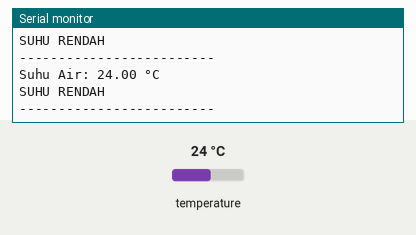
Bench run of a sketch on a simulated Arduino Uno, built with avr-gcc and run on an emulated ATmega328P. Parts: the last lines printed to the serial monitor. The test bench sets the inputs (shaded band); at power-on: temperature 24 °C.

Above: at 3.3 s.
3.4 s: temperature set to 28 °C
At 5.2 s:
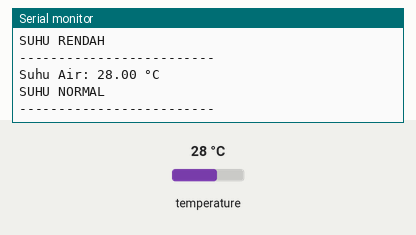
7.5 s: temperature set to 33 °C
At 9.0 s:
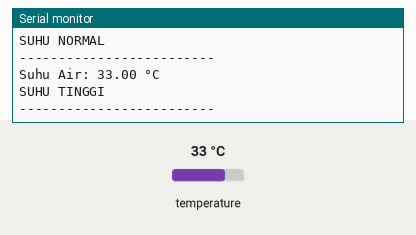
Timing chart, 0 to 10.5 s (numbered marks = the images above; inputs shaded):
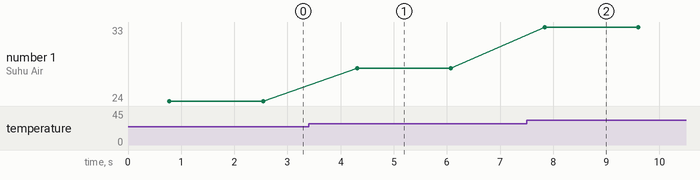

Measured:
- after the input at 3.4 s, the serial monitor: prints a new line after 0.91 s (image 1)
- after the input at 7.5 s, the serial monitor: prints a new line after 0.34 s (image 2)
- plotted number 1: 24 → 28 after the input at 3.4 s, 28 → 33 after the input at 7.5 s

The sketch:

suhu.ino
```cpp
#include <OneWire.h>
#include <DallasTemperature.h>

#define ONE_WIRE_BUS 13

OneWire oneWire(ONE_WIRE_BUS);
DallasTemperature sensors(&oneWire);

void setup() {
  Serial.begin(9600);
  sensors.begin();

  Serial.println("Sensor DS18B20");
  Serial.println("-------------------------");
}

void loop() {
  sensors.requestTemperatures();

  float suhu = sensors.getTempCByIndex(0);

  if (suhu == DEVICE_DISCONNECTED_C) {
    Serial.println("DS18B20 TIDAK TERDETEKSI!");
  }
  else {
    Serial.print("Suhu Air: ");
    Serial.print(suhu);
    Serial.println(" °C");

    if (suhu > 30) {
      Serial.println("SUHU TINGGI");
    }
    else if (suhu <= 26) {
      Serial.println("SUHU RENDAH");
    }
    else {
      Serial.println("SUHU NORMAL");
    }
  }

  Serial.println("-------------------------");
  delay(1000);
}
```
